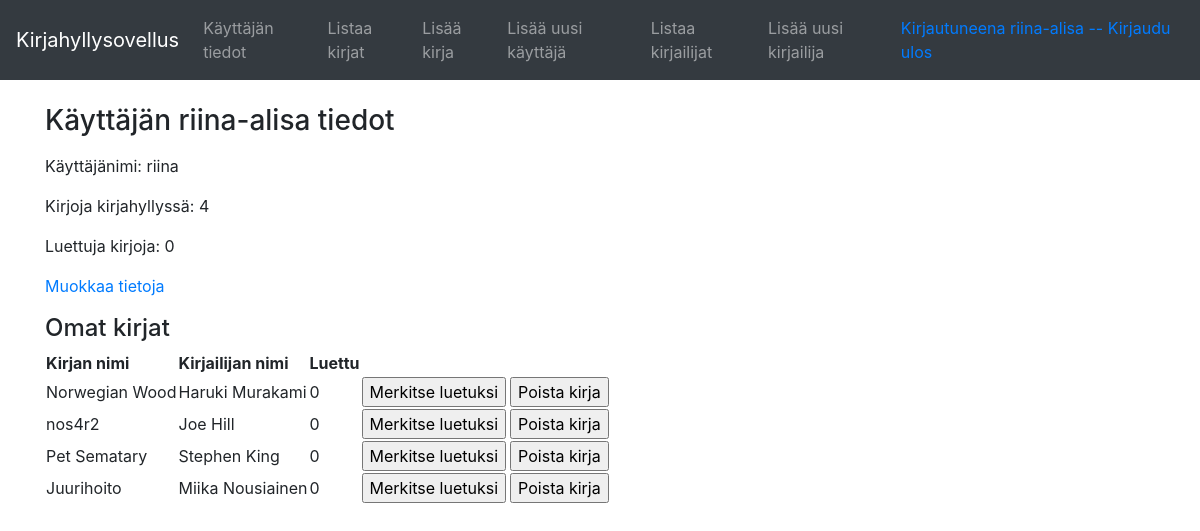
The page /auth/info/ (signed in) on the database its author committed.
### application/auth/models.py (models this page shows, shortened)
class User(Base):
    __tablename__ = "account"
    name = db.Column(db.String(30), nullable=False)
    username = db.Column(db.String(30), nullable=False)
    password = db.Column(db.String(30), nullable=False)
    mybooks = db.relationship("Book", secondary=users_books,
        backref=db.backref('mybooks', lazy='dynamic'))
    @staticmethod
    def count_all_books(userid):
        stmt = text("SELECT COUNT(users_books.book_id) FROM users_books WHERE user_id = :userid").params(userid=userid)
        res = db.engine.execute(stmt)
        return res.fetchone()[0]
    @staticmethod
    def count_read_books(userid):
        stmt = text("SELECT COUNT(users_books.book_id) FROM users_books WHERE user_id = :userid AND read = '1'").params(userid=userid)
        res = db.engine.execute(stmt)
        return res.fetchone()[0]

### tables this page shows
CREATE TABLE users_books (
	book_id INTEGER, 
	user_id INTEGER, 
	read BOOLEAN NOT NULL, 
	FOREIGN KEY(book_id) REFERENCES book (id), 
	FOREIGN KEY(user_id) REFERENCES account (id), 
	CHECK (read IN (0, 1))
);

### application/books/models.py (models this page shows, shortened)
class Book(Base):
    name = db.Column(db.String(144), nullable=False)

### application/authors/models.py (models this page shows, shortened)
class Author(Base):
    __tablename__ = "author"
    firstname = db.Column(db.String(30), nullable=False)
    lastname = db.Column(db.String(30), nullable=False)
    books = db.relationship("Book", secondary=authors_books,
        backref=db.backref('books', lazy='dynamic'))

### application/auth/views.py (the view)
@app.route("/auth/info/", methods=["GET"])
@login_required
def auth_info():
    stmt = text(
        "SELECT ub.book_id, ub.user_id, author.firstname, author.lastname, ub.read, b.name "
        "FROM users_books ub JOIN book b ON b.id=ub.book_id, authors_books ab "
        "JOIN author ON author.id=ab.author_id WHERE ub.user_id=:user_id AND ab.book_id=ub.book_id").params(
        user_id=current_user.id)
    bookslist = db.engine.execute(stmt)
    db.session().commit()
    return render_template("auth/userinfo.html", user=current_user, books=bookslist,
                           all_books=current_user.count_all_books(current_user.id),
                           read_books=current_user.count_read_books(current_user.id))

### application/__init__.py (called while the page is built)
@login_manager.user_loader
def load_user(user_id):
    return User.query.get(user_id)

### application/templates/auth/userinfo.html (shortened to what this page needs)
{% extends "layout.html" %}
{% block body %}
<form method="GET" action="{{ url_for('auth_info') }}">
    <h3>Käyttäjän {{ user.name }} tiedot</h3>
    <p>Käyttäjänimi: {{ user.username }}</p>
    {% if all_books is defined %}
    <p>Kirjoja kirjahyllyssä: {{ all_books }}</p>
    {% endif %}
    {% if read_books is defined %}
    <p>Luettuja kirjoja: {{ read_books }}</p>
    {% endif %}
    <a href="{{ url_for('auth_edit_form') }}" class="button">Muokkaa tietoja</a>
    <h4>Omat kirjat</h4>
    <table>
        <tr>
            <th>Kirjan nimi</th>
            <th>Kirjailijan nimi</th>
            <th>Luettu</th>
        </tr>
        {% for book in books %}
        <tr>
            <td>{{ book.name }}</td>
            <td>{{ book.firstname }} {{ book.lastname }}</td>
            <td>{{ book.read }}</td>
            <td>
                {% if book.read == False %}
                <form method="POST" action="{{ url_for('books_set_read_or_delete', username=user.username, book_id=book.book_id) }}">
                    <input type="submit" name="btn" value="Merkitse luetuksi"/>
                </form>
                {% endif %}
            </td>
            <td>
            </td>
            <td>
                <form method="POST" action="{{ url_for('books_set_read_or_delete', username=user.username, book_id=book.book_id) }}">
                    <input type="submit" name="btn" value="Poista kirja"/>
                </form>
            </td>
        </tr>
        {% endfor %}
    </table>
</form>
{% endblock %}

### application/templates/layout.html (shortened to what this page needs)
<!DOCTYPE html>
<html>
  <head>
    <link rel="stylesheet" href="https://maxcdn.bootstrapcdn.com/bootstrap/4.0.0/css/bootstrap.min.css"
>
  </head>
  <body>
    <nav class="navbar navbar-expand-md navbar-dark bg-dark mb-4">
      <a class="navbar-brand" href="#">Kirjahyllysovellus</a>
      <div class="collapse navbar-collapse" id="navbarCollapse">
        <ul class="navbar-nav mr-auto">
          {% if current_user.is_authenticated %}
          <li class="nav-item">
            <a class="nav-link" href="{{ url_for('auth_info', username=current_user.username) }}">Käyttäjän tiedot</a>
          </li>
          {% endif %}
          <li class="nav-item">
            <a class="nav-link" href="{{ url_for('books_index') }}">Listaa kirjat</a>
          </li>
          <li class="nav-item">
            <a class="nav-link" href="{{ url_for('books_form') }}">Lisää kirja</a>
          </li>
          <li class="nav-item">
            <a class="nav-link"  href="{{ url_for('auth_form') }}">Lisää uusi käyttäjä</a>
          </li>
          <li class="nav-item">
            <a class="nav-link"  href="{{ url_for('authors_index') }}">Listaa kirjailijat</a>
          </li>
          <li class="nav-item">
            <a class="nav-link"  href="{{ url_for('authors_form') }}">Lisää uusi kirjailija</a>
          </li>
        </ul>
        <div class="form-inline mt-2 mt-md-0">
          {% if current_user.is_authenticated %}
          <a href="{{url_for('auth_logout') }}">Kirjautuneena {{ current_user.name }} -- Kirjaudu ulos</a>
          {% else %}
          <a href="{{ url_for('auth_login') }}">Kirjaudu sisään</a>
          {% endif %}
        </div>
      </div>
    </nav>
    <main role="main" class="container">
      {% block body %}{% endblock %}
    </main>
  </body>
</html>

### rows shown on the page
User: name "riina-alisa", username "riina"
users_books: name "Norwegian Wood", firstname "Haruki", lastname "Murakami", read "0"
users_books: name "nos4r2", firstname "Joe", lastname "Hill", read "0"
users_books: name "Pet Sematary", firstname "Stephen", lastname "King", read "0"
users_books: name "Juurihoito", firstname "Miika", lastname "Nousiainen", read "0"

### other values the page prints
{{ all_books }} "4"
{{ read_books }} "0"
